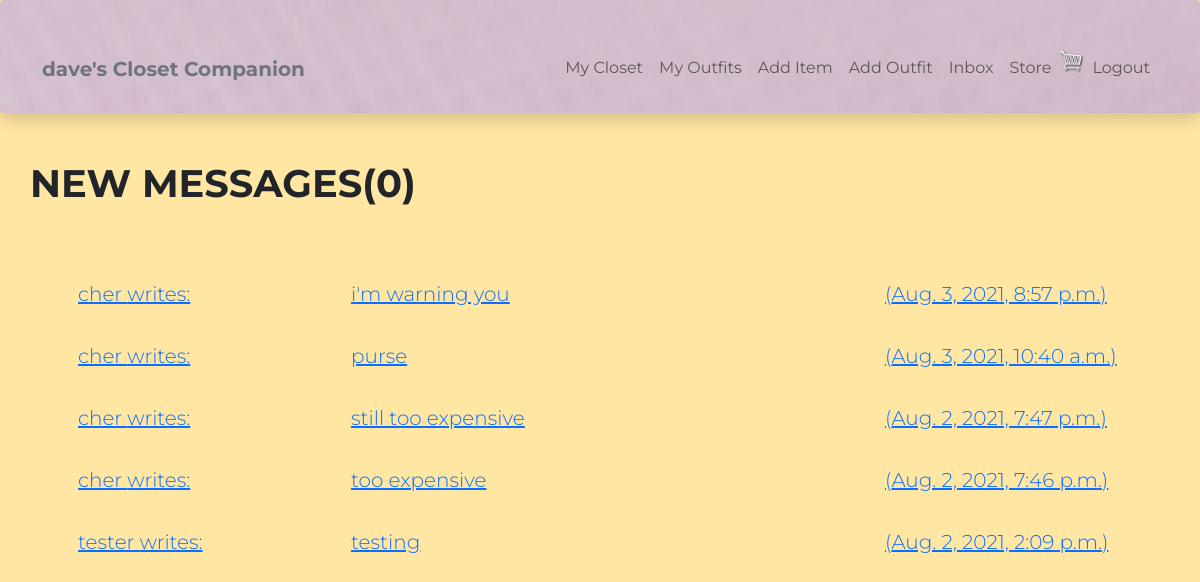
The page /inbox/ (signed in) on the database as committed earlier.
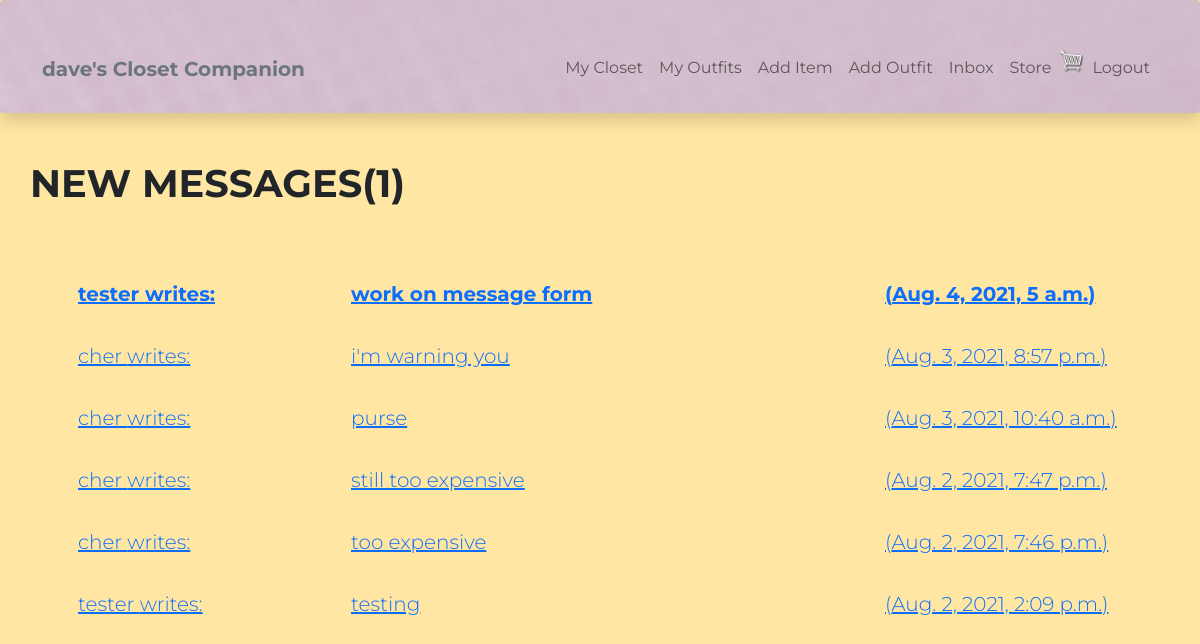
The same page on the database as committed later.
### user/models.py (models this page shows, shortened)
class Message(models.Model):
    sender = models.ForeignKey(Profile, on_delete=models.SET_NULL, null=True, blank=True)
    recipient = models.ForeignKey(Profile, on_delete=models.SET_NULL, null=True, blank=True, related_name="messages")
    name = models.CharField(max_length=200, blank=True, null=True)
    email = models.EmailField(max_length=200, blank=True, null=True)
    subject = models.CharField(max_length=200, blank=True, null=True)
    body = models.TextField()
    is_read = models.BooleanField(default = False, null=True)
    created = models.DateTimeField(auto_now_add=True)
    id = models.UUIDField(default=uuid.uuid4, unique=True, primary_key=True, editable=False)
    class Meta:
        ordering = ['is_read', '-created']

class Profile(models.Model):
    user = models.OneToOneField(
        User, on_delete=models.CASCADE, null=True, blank=True)
    name = models.CharField(max_length=200, blank=True, null=True)
    email = models.EmailField(max_length=500, blank=True, null=True)
    username = models.CharField(max_length=200, blank=True, null=True)
    created = models.DateTimeField(auto_now_add=True)
    id = models.UUIDField(default=uuid.uuid4, unique=True,
                          primary_key=True, editable=False)
    def __str__(self):
        return str(self.username)

### user/views.py (the view)
# urls.py: path('inbox/', views.inbox, name='inbox'),
@login_required(login_url="login")
def inbox(request):
    profile = request.user.profile
    messageRequests = profile.messages.all()
    unreadCount = messageRequests.filter(is_read=False).count()
    context = {'messageRequests': messageRequests, 'unreadCount': unreadCount,}
    return render(request, 'user/inbox.html', context)

### user/templates/user/inbox.html
{% extends 'main.html' %}
{% block content %}
  <main class="inbox my-xl">
    <div class="content-box">
      <h3 class="inbox__title">New Messages(<span>{{unreadCount}}</span>)</h3>
      <ul class="messages">
        {% for message in messageRequests %}
        {% if message.is_read == False %}
        <li class="message message--unread">
          {% else %}
          <li class="message">
        {% endif %}
          <a href="{% url 'message' message.id %}">
            <span class="message__author">{{message.sender}} writes: </span>
            <span class="message__subject">{{message.subject}}</span>
            <span class="message__date">({{message.created}})</span>
          </a>
        </li>
        {% endfor %}
      </ul>
    </div>
  </main>
{% endblock %}

Rows that differ between the two databases and show on the page:
added Message: sender "tester", subject "work on message form", created "Aug. 4, 2021, 5 a.m."
Other text that changed with them:
{{ unreadCount }}: "0" → "1"
